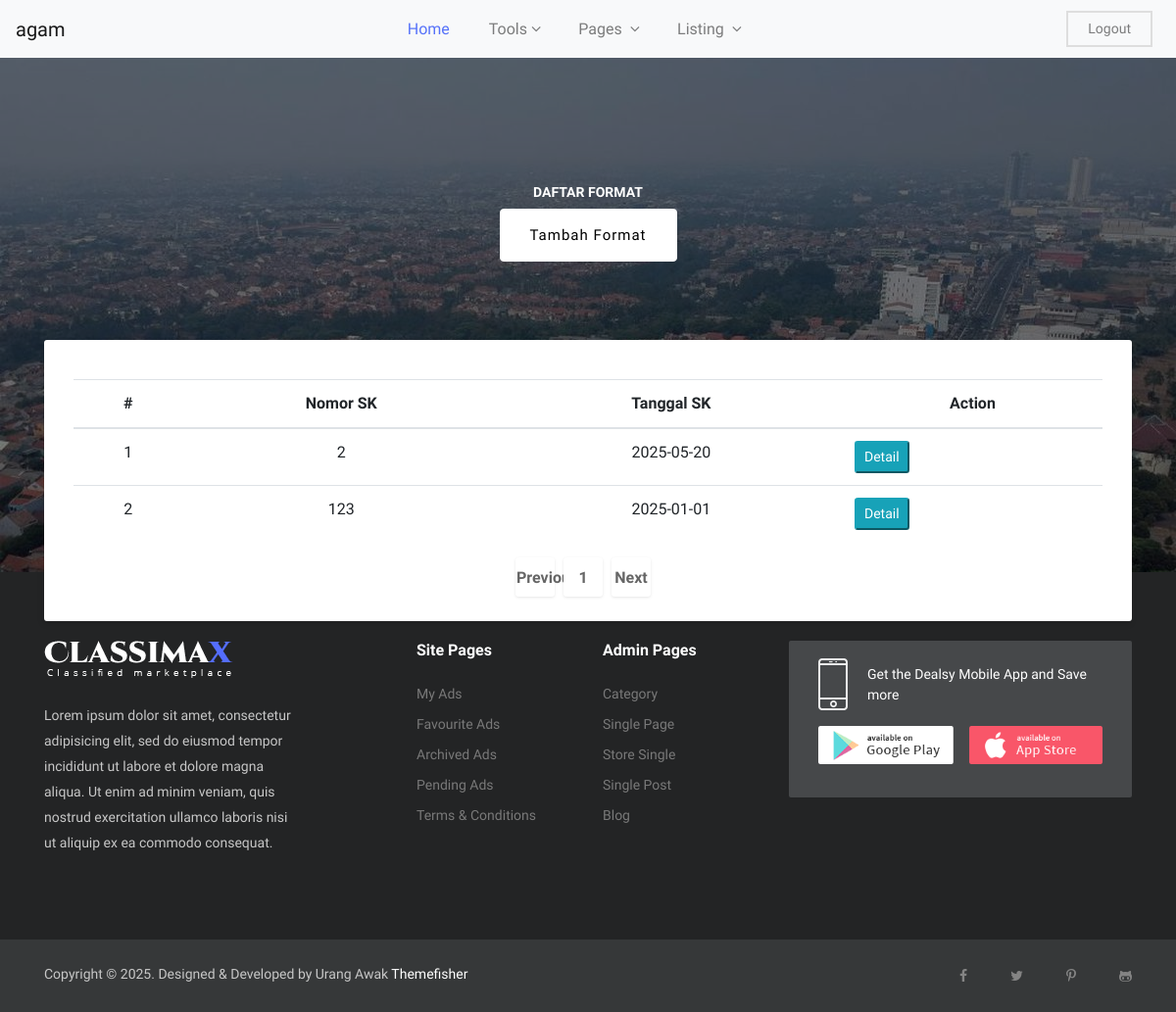
Page /app/ptsl/format.php (signed in) on the committed database.
### tables this page shows
CREATE TABLE `format_ptsl` (
  `id` int(11) NOT NULL,
  `no_sk` varchar(100) DEFAULT NULL,
  `akun_id` int(11) DEFAULT NULL,
  `file_sk` varchar(100) NOT NULL,
  `tanggal_sk` date DEFAULT NULL,
  `risalah` varchar(200) DEFAULT NULL
);

### app/ptsl/format.php (the view, shortened to what this page needs)
<!DOCTYPE html>
<html lang="en">
<head>
<?php include("inc/head.php") ?>
</head>
<body class="body-wrapper">
<?php include("inc/header.php") ?>
<section class="hero-area bg-1 text-center overly">
	<div class="container">
		<div class="row">
			<div class="col-md-12">
				<div class="content-block">
					<div class="short-popular-category-list text-center">
						<h2>DAFTAR FORMAT</h2>
						<li class="list-inline-item"><a class="btn btn-secondary" href="format-tambah.php">Tambah Format</a></li>
					</div>
				</div>
				<div class="advance-search">
					<div class="container">
						<div class="row justify-content-center">
							<div class="col-lg-12 col-md-12 align-content-center">
								<table class="table table-hover">
								  <thead>
								    <tr>
								      <th scope="col">#</th>
								      <th scope="col">Nomor SK</th>
								      <th scope="col">Tanggal SK</th>
								      <th scope="col">Action</th>
								    </tr>
								  </thead>
								  <tbody>
								    <?php
								    include 'inc/koneksi.php';
                $batas = 20;
                $halaman = isset($_GET['halaman']) ? (int)$_GET['halaman'] : 1;
                $halaman_awal = ($halaman > 1) ? ($halaman * $batas) - $batas : 0;
                $previous = $halaman - 1;
                $next = $halaman + 1;
                $data = mysqli_query($koneksi, "select id from format_ptsl");
                $jumlah_data = mysqli_num_rows($data);
                $total_halaman = ceil($jumlah_data / $batas);
                $query = "SELECT id, no_sk, tanggal_sk, file_sk FROM format_ptsl ORDER BY tanggal_sk DESC limit ?, ?";
                $sql = $koneksi->prepare($query);
                $sql->bind_param("ss", $halaman_awal, $batas);
                $sql->execute();
                $data = $sql->get_result();
                $no = $halaman_awal + 1;
                if ($data->num_rows > 0) {
                  while ($row = $data->fetch_assoc()) {
                    $id = $row['id'];
                    $no_sk = $row['no_sk'];
                    $tanggal_sk = $row['tanggal_sk'];
                ?>
                    <tr>
                      <td><?php echo $no++; ?></td>
                      <td><?php echo $no_sk; ?></td>
                      <td><?php echo $tanggal_sk; ?></td>
                      <td>
                        <a href="format-edit.php?id=<?php echo base64_encode($id) ?>"><button type="button" class="btn-sm btn-info">Detail</button></a>
                      </td>
                    </tr>
                  <?php }
                } else { ?>
                  <tr>
                    <td colspan='5'>Tidak ada data ditemukan</td>
                  </tr>
                <?php } ?>
              </tbody>
            </table>
            <nav>
              <ul class="pagination justify-content-center">
                <li class="page-item">
                  <a class="page-link" <?php if ($halaman > 1) {
                                          echo "href='?halaman=$previous'";
                                        } ?>>Previous</a>
                </li>
                <?php
                for ($x = 1; $x <= $total_halaman; $x++) {
                ?>
                  <li class="page-item"><a class="page-link" href="?halaman=<?php echo $x ?>"><?php echo $x; ?></a></li>
                <?php
                }
                ?>
                <li class="page-item">
                  <a class="page-link" <?php if ($halaman < $total_halaman) {
                                          echo "href='?halaman=$next'";
                                        } ?>>Next</a>
                </li>
              </ul>
            </nav>
							</div>
						</div>
					</div>
				</div>
			</div>
		</div>
	</div>
</section>
<?php include("inc/footer.php") ?>
</body>
</html>

### app/ptsl/css/style.css (style rules this page uses)
body { line-height: 1.5; font-family: "Muli", sans-serif; }
p, li, input, select, button { font-family: "Muli", sans-serif; color: #666; font-size: 14px; font-weight: 400; }
h1, h2, h3, h4, h5, h6 { font-family: "Muli", sans-serif; font-weight: 600; color: #333; }
h2 { font-size: 25px; }
ul.pagination li { margin-right: 10px; }
ul.pagination li a { border-radius: 3px !important; font-size: 16px; padding: 0; height: 50px; width: 50px; line-height: 50px; text-align: center; border-color: transparent; box-shadow: 0px 1px 3px 0px rgba(0, 0, 0, 0.1); color: #666; }
ol, ul { margin: 0; padding: 0; list-style: none; }
a { transition: all 0.3s ease-in 0s; color: #000; }
button { cursor: pointer; }
.overly { position: relative; }
.overly:before { content: ""; background: rgba(0, 0, 0, 0.51); position: absolute; top: 0; left: 0; right: 0; bottom: 0; }
.btn { font-size: 15px; letter-spacing: 1px; display: inline-block; padding: 15px 30px; border-radius: 4px; }
.btn-secondary { background: #fff; color: #000; border-color: #fff; }
ul.pagination li a { font-weight: 600; border-radius: 3px !important; font-size: 16px; padding: 0; height: 40px; width: 40px; line-height: 40px; text-align: center; border-color: transparent; box-shadow: 0px 1px 3px 0px rgba(0, 0, 0, 0.1); color: #666; }
.bg-1 { background: url("../images/home/hero.jpg"); background-size: cover; background-repeat: no-repeat; }
.hero-area { padding: 100px 0 0; }
.hero-area .content-block { padding-bottom: 80px; }
.hero-area .advance-search { background: #fff; padding: 40px 15px 25px 15px; border-radius: 3px; margin-bottom: -50px; box-shadow: -1px 3px 6px rgba(0, 0, 0, 0.12); }
.hero-area .advance-search button { display: block; }
.short-popular-category-list { margin-top: 40px; }
.short-popular-category-list h2 { font-size: 14px; text-transform: uppercase; font-weight: bold; color: #fff; }

### rows in the picture
format_ptsl: no_sk "2", tanggal_sk "2025-05-20"
format_ptsl: no_sk "123", tanggal_sk "2025-01-01"
